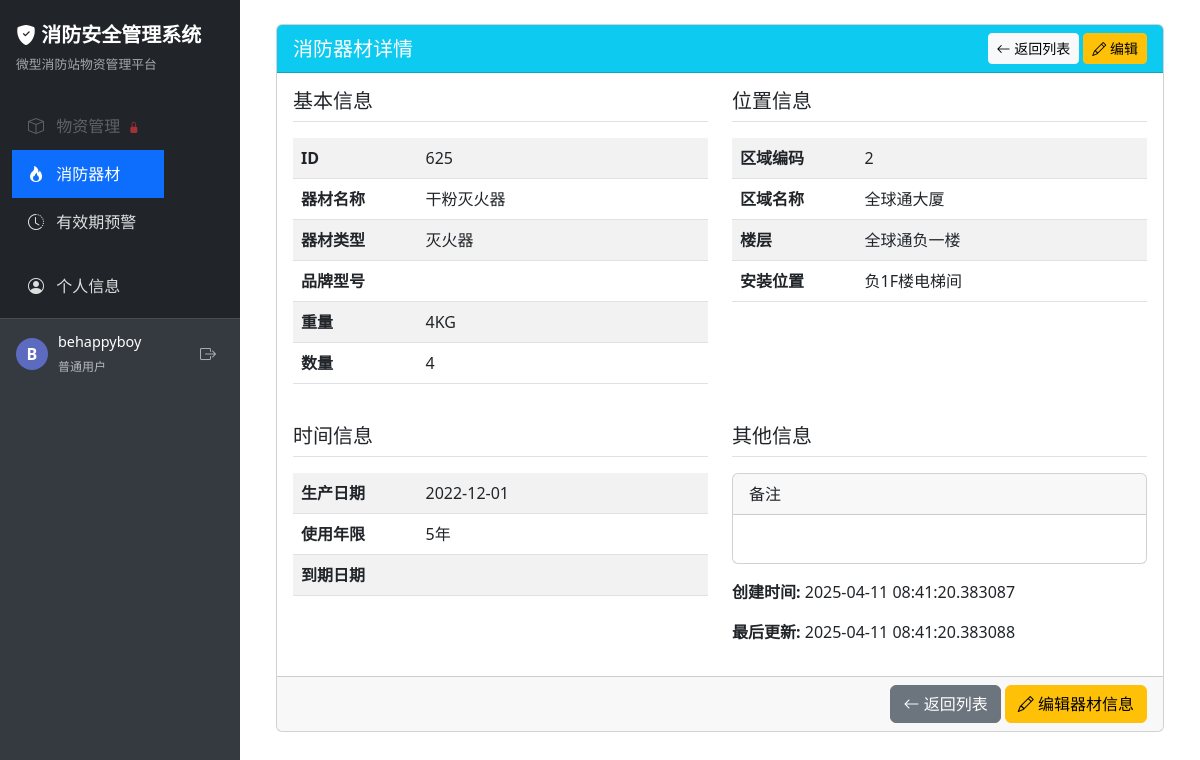
The app's page /equipment/detail/625 (signed in) with its own data.
### app/models/user.py (models this page shows, shortened)
class User(UserMixin, db.Model):
    __tablename__ = 'user'
    id = db.Column(db.Integer, primary_key=True)
    username = db.Column(db.String(80), unique=True, nullable=False)
    password_hash = db.Column(db.String(256), nullable=False)
    role = db.Column(db.String(20), default='user')  # admin 或 user
    is_active = db.Column(db.Boolean, default=True)  # 账号是否启用
    email = db.Column(db.String(120))  # 添加邮箱字段

### app/models/equipment.py (models this page shows, shortened)
class FireEquipment(db.Model):
    __tablename__ = 'fire_equipment'
    id = db.Column(db.Integer, primary_key=True)
    area_code = db.Column(db.Integer, nullable=False)  # 设备区域编码
    area_name = db.Column(db.String(50), nullable=True)   # 设备区域名称
    installation_floor = db.Column(db.String(50), nullable=False)  #楼层
    installation_location = db.Column(db.String(200), nullable=False)  # 安装位置
    equipment_type = db.Column(db.String(50), nullable=False)     # 器材类型
    equipment_name = db.Column(db.String(100), nullable=False)  # 器材名称
    model = db.Column(db.String(100), nullable=False)             # 品牌型号
    weight = db.Column(db.String(30), nullable=False)                  #重量
    quantity = db.Column(db.Integer, nullable=True)                  # 数量
    production_date = db.Column(db.Date, nullable=True)          # 生产日期
    service_life = db.Column(db.String(30), nullable=False)        #使用年限
    expiration_date = db.Column(db.String(50), nullable=False)        # 到期日期
    remark = db.Column(db.Text, nullable=False)                   # 备注
    created_at = db.Column(db.DateTime, default=datetime.utcnow) # 创建时间
    updated_at = db.Column(db.DateTime, default=datetime.utcnow,
                           onupdate=datetime.utcnow)             # 更新时间

### app/routes/equipment.py (the view)
@equipment_bp.route('/detail/<int:equipment_id>')
@login_required
def detail(equipment_id):
    try:
        equipment = FireEquipment.query.get_or_404(equipment_id)
        if current_user.role != 'admin':
            permission = Permission.query.filter_by(
                user_id=current_user.id,
                area_id=str(equipment.area_code),
                operation_type='灭火器和呼吸器',
                can_view=True
            ).first()
            if not permission:
                flash('您没有权限查看此消防器材详情', 'danger')
                return redirect(url_for('equipment.index'))
        return render_template('equipment/detail.html', equipment=equipment)
    except Exception as e:
        flash(f'查看器材详情时出错: {str(e)}', 'danger')
        return redirect(url_for('equipment.index'))

### app/templates/equipment/detail.html (shortened to what this page needs)
{% extends 'base.html' %}
{% block content %}
<div class="container">
    <div class="row">
        <div class="col-md-12">
            <div class="card">
                <div class="card-header bg-info text-white d-flex justify-content-between align-items-center">
                    <h5 class="card-title mb-0">消防器材详情</h5>
                    <div>
                        <a href="{{ url_for('equipment.index') }}" class="btn btn-sm btn-light">
                            <i class="bi bi-arrow-left"></i> 返回列表
                        </a>
                        <a href="{{ url_for('equipment.edit', equipment_id=equipment.id) }}" class="btn btn-sm btn-warning">
                            <i class="bi bi-pencil"></i> 编辑
                        </a>
                    </div>
                </div>
                <div class="card-body">
                    <div class="row mb-4">
                        <div class="col-md-6">
                            <h5 class="border-bottom pb-2 mb-3">基本信息</h5>
                            <table class="table table-striped">
                                <tbody>
                                    <tr>
                                        <th width="30%">ID</th>
                                        <td>{{ equipment.id }}</td>
                                    </tr>
                                    <tr>
                                        <th>器材名称</th>
                                        <td>{{ equipment.equipment_name }}</td>
                                    </tr>
                                    <tr>
                                        <th>器材类型</th>
                                        <td>{{ equipment.equipment_type }}</td>
                                    </tr>
                                    <tr>
                                        <th>品牌型号</th>
                                        <td>{{ equipment.model }}</td>
                                    </tr>
                                    <tr>
                                        <th>重量</th>
                                        <td>{{ equipment.weight }}</td>
                                    </tr>
                                    <tr>
                                        <th>数量</th>
                                        <td>{{ equipment.quantity }}</td>
                                    </tr>
                                </tbody>
                            </table>
                        </div>
                        <div class="col-md-6">
                            <h5 class="border-bottom pb-2 mb-3">位置信息</h5>
                            <table class="table table-striped">
                                <tbody>
                                    <tr>
                                        <th width="30%">区域编码</th>
                                        <td>{{ equipment.area_code }}</td>
                                    </tr>
                                    <tr>
                                        <th>区域名称</th>
                                        <td>{{ equipment.area_name }}</td>
                                    </tr>
                                    <tr>
                                        <th>楼层</th>
                                        <td>{{ equipment.installation_floor }}</td>
                                    </tr>
                                    <tr>
                                        <th>安装位置</th>
                                        <td>{{ equipment.installation_location }}</td>
                                    </tr>
                                </tbody>
                            </table>
                        </div>
                    </div>
                    <div class="row">
                        <div class="col-md-6">
                            <h5 class="border-bottom pb-2 mb-3">时间信息</h5>
                            <table class="table table-striped">
                                <tbody>
                                    <tr>
                                        <th width="30%">生产日期</th>
                                        <td>{{ equipment.production_date }}</td>
                                    </tr>
                                    <tr>
                                        <th>使用年限</th>
                                        <td>{{ equipment.service_life }}</td>
                                    </tr>
                                    <tr>
                                        <th>到期日期</th>
                                        <td>
                                        </td>
                                    </tr>
                                </tbody>
                            </table>
                        </div>
                        <div class="col-md-6">
                            <h5 class="border-bottom pb-2 mb-3">其他信息</h5>
                            <div class="card">
                                <div class="card-header">备注</div>
                                <div class="card-body">
                                </div>
                            </div>
                            <div class="mt-3">
                                <p><strong>创建时间:</strong> {{ equipment.created_at }}</p>
                                <p><strong>最后更新:</strong> {{ equipment.updated_at }}</p>
                            </div>
                        </div>
                    </div>
                </div>
                <div class="card-footer text-end">
                    <a href="{{ url_for('equipment.index') }}" class="btn btn-secondary">
                        <i class="bi bi-arrow-left"></i> 返回列表
                    </a>
                    <a href="{{ url_for('equipment.edit', equipment_id=equipment.id) }}" class="btn btn-warning">
                        <i class="bi bi-pencil"></i> 编辑器材信息
                    </a>
                </div>
            </div>
        </div>
    </div>
</div>
{% endblock %}

### app/templates/base.html (shortened to what this page needs)
<!DOCTYPE html>
<html lang="zh-CN">
<head>
    <link href="https://cdn.jsdelivr.net/npm/bootstrap@5.3.0/dist/css/bootstrap.min.css" rel="stylesheet">
    <link href="https://cdn.jsdelivr.net/npm/bootstrap-icons@1.11.0/font/bootstrap-icons.css" rel="stylesheet">
</head>
<body>
    <div class="wrapper">
        <nav class="sidebar" id="sidebar">
            <div class="sidebar-header">
                <a href="{{ url_for('index') }}">
                    <i class="bi bi-shield-fill-check"></i> 消防安全管理系统
                </a>
                <div class="subtitle">微型消防站物资管理平台</div>
            </div>
            <div class="sidebar-nav">
                <nav class="navbar navbar-dark bg-dark">
                    <div class="container-fluid">
                        <ul class="navbar-nav">
                            <li class="nav-item">
                                <a class="nav-link {% if request.path.startswith('/station') %}active{% endif %}
                                          {% if not user_permissions_by_type.micro_station and current_user.role != 'admin' %}no-permission{% endif %}"
                                   href="{{ url_for('station.index') }}"
                                   {% if not user_permissions_by_type.micro_station and current_user.role != 'admin' %}
                                   onclick="showNoPermissionAlert(event, '微型站物资管理')"
                                   {% endif %}>
                                    <i class="bi bi-box"></i> 物资管理
                                    {% if not user_permissions_by_type.micro_station and current_user.role != 'admin' %}
                                    <i class="bi bi-lock-fill ms-1 text-danger small"></i>
                                    {% endif %}
                                </a>
                            </li>
                            <li class="nav-item">
                                <a class="nav-link {% if request.path.startswith('/equipment') %}active{% endif %}
                                          {% if not user_permissions_by_type.fire_equipment and current_user.role != 'admin' %}no-permission{% endif %}"
                                   href="{{ url_for('equipment.index') }}"
                                   >
                                    <i class="bi bi-fire"></i> 消防器材
                                </a>
                            </li>
                            <li class="nav-item">
                                <a class="nav-link {% if request.path == '/admin/expiry_alert' %}active{% endif %}
                                          {% if not can_view_expiry_alert %}no-permission{% endif %}"
                                   href="{{ url_for('admin.expiry_alert') }}"
                                   >
                                    <i class="bi bi-clock-history"></i> 有效期预警
                                </a>
                            </li>
                            <li class="nav-item mt-3">
                                <a class="nav-link {% if request.path == '/auth/my_account' %}active{% endif %}" href="{{ url_for('auth.my_account') }}">
                                    <i class="bi bi-person-circle"></i> 个人信息
                                </a>
                            </li>
                        </ul>
                    </div>
                </nav>
            </div>
            {% if current_user.is_authenticated %}
            <div class="user-info mt-auto">
                <div class="user-avatar">
                    {{ current_user.username[0].upper() }}
                </div>
                <div class="user-details">
                    <p class="user-name">{{ current_user.username }}</p>
                    <span class="user-role">
                        {% if current_user.role == 'admin' %}管理员{% else %}普通用户{% endif %}
                    </span>
                </div>
                <a href="{{ url_for('auth.logout') }}" class="logout-btn" title="退出登录">
                    <i class="bi bi-box-arrow-right"></i>
                </a>
            </div>
            {% else %}
            <div class="mt-auto p-3">
                <a href="{{ url_for('auth.login') }}" class="btn btn-outline-light btn-sm w-100">
                    <i class="bi bi-box-arrow-in-right me-1"></i> 登录
                </a>
            </div>
            {% endif %}
        </nav>
        <main class="content">
            {% block content %}{% endblock %}
        </main>
    </div>
</body>
</html>

### app/templates/base.html (style rules this page uses)
body { min-height: 100vh; display: flex; flex-direction: column; }
.wrapper { display: flex; flex: 1; }
.sidebar { width: 240px; min-height: 100vh; background-color: #343a40; color: #fff; position: fixed; left: 0; top: 0; bottom: 0; z-index: 1000; padding-top: 0; overflow-y: auto; transition: all 0.3s; }
.sidebar .sidebar-header { padding: 1.25rem 1rem; background-color: #212529; }
.sidebar .sidebar-header a { color: #fff; text-decoration: none; font-size: 1.25rem; font-weight: bold; }
.sidebar .sidebar-header .subtitle { color: rgba(255,255,255,0.6); font-size: 0.8rem; margin-top: 5px; }
.sidebar .nav-link { color: rgba(255, 255, 255, 0.85); padding: 0.75rem 1rem; font-size: 1rem; border-radius: 0; transition: all 0.2s; }
.sidebar .nav-link.active { color: #fff; background-color: #0d6efd; }
.sidebar .nav-link i { margin-right: 8px; width: 18px; text-align: center; }
main.content { margin-left: 240px; flex: 1; padding: 1.5rem; transition: all 0.3s; }
.user-info { display: flex; align-items: center; padding: 0.75rem 1rem; border-top: 1px solid rgba(255,255,255,0.1); margin-top: auto; }
.user-avatar { width: 32px; height: 32px; border-radius: 50%; background-color: #5c6bc0; color: #fff; display: flex; align-items: center; justify-content: center; font-weight: bold; margin-right: 10px; }
.user-details { flex-grow: 1; }
.user-name { font-weight: 500; color: #fff; margin-bottom: 0; font-size: 0.9rem; }
.user-role { font-size: 0.75rem; color: rgba(255,255,255,0.65); }
.logout-btn { width: 32px; height: 32px; background: none; border: none; color: rgba(255,255,255,0.6); display: flex; align-items: center; justify-content: center; border-radius: 4px; padding: 0; }
.sidebar .nav-link.no-permission { color: rgba(255, 255, 255, 0.4) !important; opacity: 0.7; cursor: not-allowed; }
.sidebar .nav-link.no-permission i.bi-lock-fill { font-size: 0.7rem; vertical-align: middle; }

### records on screen
User: username "B", username "behappyboy"
FireEquipment: id "625", equipment_name "干粉灭火器", equipment_type "灭火器", weight "4KG", quantity "4", area_code "2", area_name "全球通大厦", installation_floor "全球通负一楼", installation_location "负1F楼电梯间", production_date "2022-12-01", service_life "5年", created_at "2025-04-11 08:41:20.383087", updated_at "2025-04-11 08:41:20.383088"
